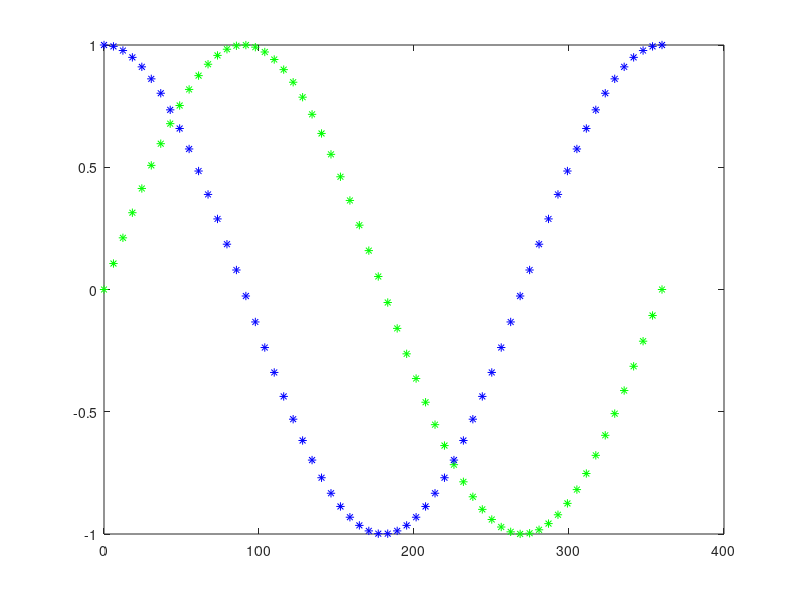
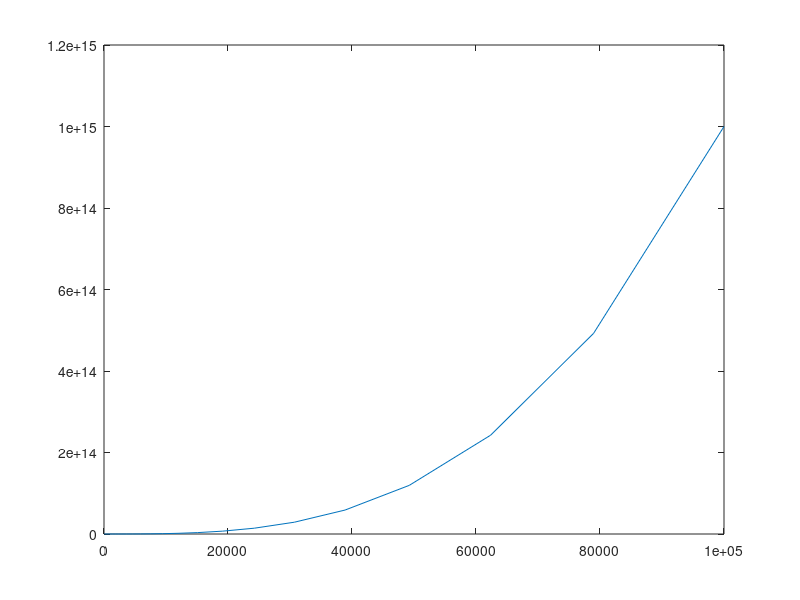

Write the MATLAB code that produced these figures, in order.
% BÝLGÝSAYAR DESTEKLÝ UYGULAMALAR 22 MART 2022
% sinus fonksiyonu grafiđi çizelim

clear; clc; close all; 

x=linspace(0,360,60);
y=sind(x); z=cosd(x); t=cotd(x);

figure; plot(x,y,'g*');hold on;
plot(x,z,'b*'); %plot(x,t,'r*'); 
hold off;

a=logspace(1,5,40);
b=a.^3+a.^2;
figure; plot(a,b);

close all;

% complex numbers i^2=-1
cn= 3 + 4*i
cn=complex(3,4)
disp('abs is'); disp(abs(cn));
disp('angle is'); disp(angle(cn));
disp('conjugate is'); disp(conj(cn));
disp('imaginary part is');disp(imag(cn));
disp('real part is');disp(real(cn));
disp('complex conjugate transpose');disp(ctranspose(cn));





